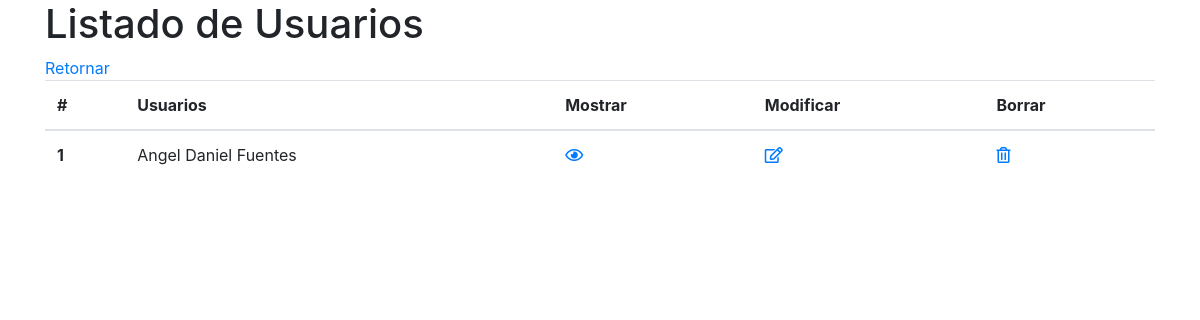
Before: /listadoUsuariosAdmin.php with the older database file.
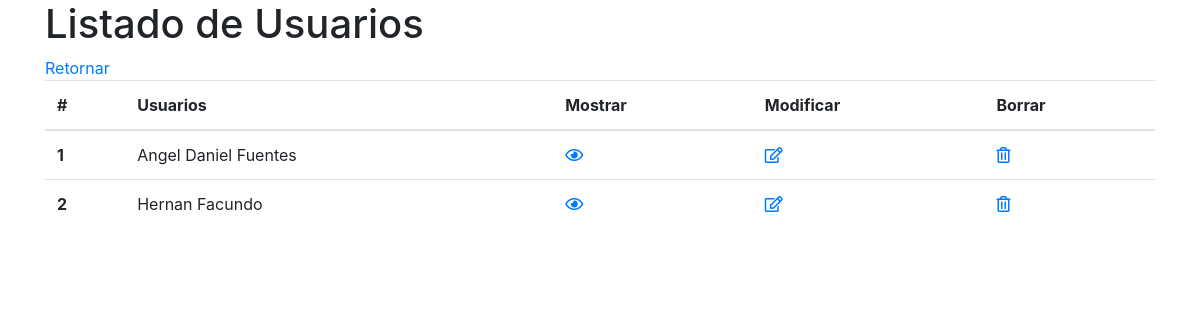
After: the same page with the newer database file.
### tables this page shows
CREATE TABLE `users` (
  `id` int(11) NOT NULL AUTO_INCREMENT,
  `name` varchar(50) NOT NULL,
  `email` varchar(50) NOT NULL,
  `avatar` varchar(50) NOT NULL,
  `password` varchar(200) NOT NULL,
  `role` int(11) NOT NULL,
  PRIMARY KEY (`id`)
);

### clases/Query.php (called while the page is built, shortened)
<?php
class Query{
    static public function listado($pdo,$tabla){
        $sql="select $tabla.id, $tabla.name, $tabla.email from $tabla";
        $consulta= $pdo->query($sql);
        $listado=$consulta->fetchall(PDO::FETCH_ASSOC);
        return $listado;
    }
}

### listadoUsuariosAdmin.php (the view, shortened to what this page needs)
<?php
require_once("autoload.php");
$listadoUsuarios = Query::listado($pdo,'users');
 ?>
<!DOCTYPE html>
<html lang="es" dir="ltr">
  <head>
    <link rel="stylesheet" href="https://stackpath.bootstrapcdn.com/bootstrap/4.3.1/css/bootstrap.min.css">
    <link rel="stylesheet" href="/css/master.css">
    <link rel="stylesheet" href="https://use.fontawesome.com/releases/v5.8.2/css/all.css">
  </head>
<body>
  <div class="container">
    <div class="">
      <h1>Listado de Usuarios</h1>
    </div>
      <div class="">
        <table class="table">
          <thead>
            <tr>
              <th scope="col">#</th>
              <th scope="col">Usuarios</th>
              <th scope="col">Mostrar</th>
              <th scope="col">Modificar</th>
              <th scope="col">Borrar</th>
            </tr>
          </thead>
          <tbody>
              <?php foreach ($listadoUsuarios as $key => $value):?>
                <tr>
                  <th scope="row"><?= $value["id"] ?></th>
                  <td><?=$value["name"];?></td>
                  <td><a href="mostrarUsuarioAdmin.php?id=<?=$value['id'];?>">
                        <i class="far fa-eye"></i>
                      </a>
                  </td>
                  <td><a href="modificarUsuarioAdmin.php?id=<?=$value['id'];?>">
                        <i class="far fa-edit"></i>
                      </a>
                  </td>
                  <td><a href="eliminarUsuarioAdmin.php?id=<?=$value['id'];?>">
                        <i class="far fa-trash-alt"></i>
                      </a>
                  </td>
                </tr>
              <?php endforeach;?>
          </tbody>
      </div>
  </div>
  <a href="perfil.php">Retornar</a>
</body>
</html>

Changed rows visible on the page:
added users: id "2", name "Hernan Facundo"
